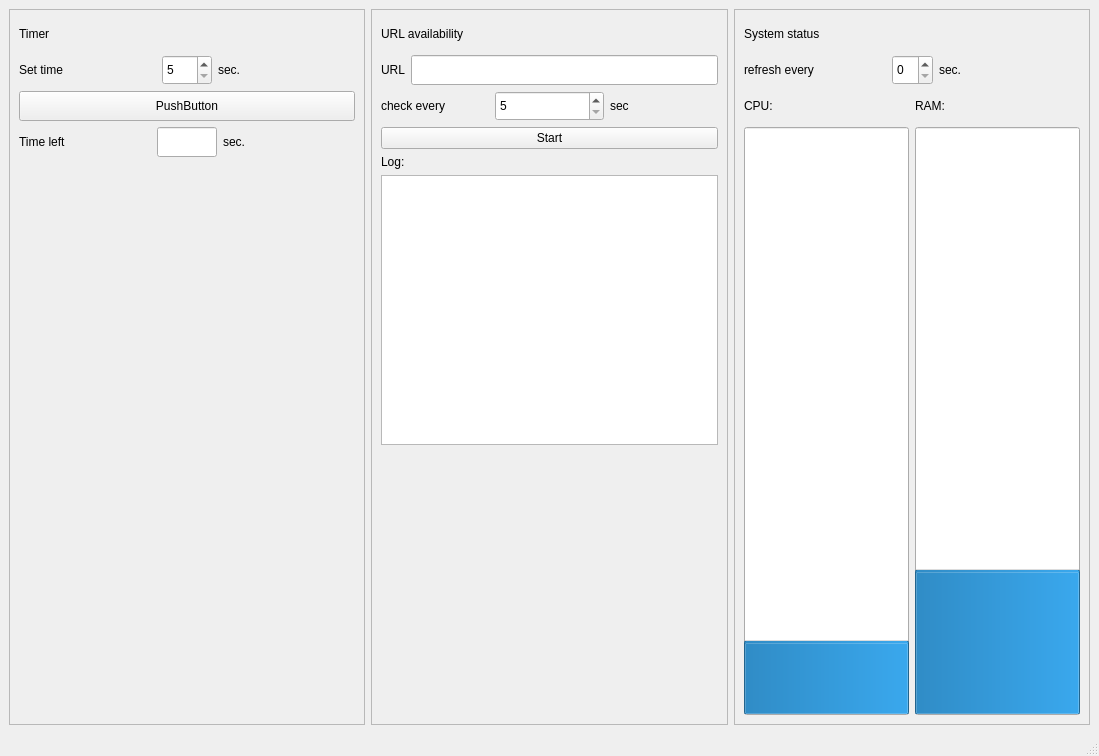
<?xml version="1.0" encoding="UTF-8"?>
<ui version="4.0">
 <class>MainWindow</class>
 <widget class="QMainWindow" name="MainWindow">
  <property name="geometry">
   <rect>
    <x>0</x>
    <y>0</y>
    <width>1099</width>
    <height>756</height>
   </rect>
  </property>
  <property name="windowTitle">
   <string>MainWindow</string>
  </property>
  <widget class="QWidget" name="centralwidget">
   <layout class="QHBoxLayout" name="horizontalLayout_2">
    <item>
     <layout class="QHBoxLayout" name="horizontalLayout">
      <item>
       <widget class="QFrame" name="frame">
        <property name="sizePolicy">
         <sizepolicy hsizetype="Expanding" vsizetype="Expanding">
          <horstretch>0</horstretch>
          <verstretch>0</verstretch>
         </sizepolicy>
        </property>
        <property name="frameShape">
         <enum>QFrame::StyledPanel</enum>
        </property>
        <property name="frameShadow">
         <enum>QFrame::Raised</enum>
        </property>
        <layout class="QVBoxLayout" name="verticalLayout">
         <item>
          <widget class="QLabel" name="timer">
           <property name="sizePolicy">
            <sizepolicy hsizetype="Expanding" vsizetype="Expanding">
             <horstretch>0</horstretch>
             <verstretch>0</verstretch>
            </sizepolicy>
           </property>
           <property name="maximumSize">
            <size>
             <width>16777215</width>
             <height>30</height>
            </size>
           </property>
           <property name="text">
            <string>Timer</string>
           </property>
          </widget>
         </item>
         <item>
          <layout class="QHBoxLayout" name="horizontalLayout_3">
           <item>
            <widget class="QLabel" name="set_time">
             <property name="sizePolicy">
              <sizepolicy hsizetype="Expanding" vsizetype="Expanding">
               <horstretch>0</horstretch>
               <verstretch>0</verstretch>
              </sizepolicy>
             </property>
             <property name="maximumSize">
              <size>
               <width>16777215</width>
               <height>30</height>
              </size>
             </property>
             <property name="text">
              <string>Set time</string>
             </property>
            </widget>
           </item>
           <item>
            <widget class="QSpinBox" name="set_time_spinBox">
             <property name="sizePolicy">
              <sizepolicy hsizetype="Expanding" vsizetype="Expanding">
               <horstretch>0</horstretch>
               <verstretch>0</verstretch>
              </sizepolicy>
             </property>
             <property name="maximumSize">
              <size>
               <width>50</width>
               <height>30</height>
              </size>
             </property>
             <property name="minimum">
              <number>5</number>
             </property>
            </widget>
           </item>
           <item>
            <widget class="QLabel" name="sec_1">
             <property name="sizePolicy">
              <sizepolicy hsizetype="Expanding" vsizetype="Expanding">
               <horstretch>0</horstretch>
               <verstretch>0</verstretch>
              </sizepolicy>
             </property>
             <property name="maximumSize">
              <size>
               <width>16777215</width>
               <height>30</height>
              </size>
             </property>
             <property name="text">
              <string>sec.</string>
             </property>
            </widget>
           </item>
          </layout>
         </item>
         <item>
          <widget class="QPushButton" name="start_pushButton">
           <property name="sizePolicy">
            <sizepolicy hsizetype="Expanding" vsizetype="Expanding">
             <horstretch>0</horstretch>
             <verstretch>0</verstretch>
            </sizepolicy>
           </property>
           <property name="maximumSize">
            <size>
             <width>4000</width>
             <height>30</height>
            </size>
           </property>
           <property name="text">
            <string>PushButton</string>
           </property>
          </widget>
         </item>
         <item>
          <layout class="QHBoxLayout" name="horizontalLayout_4">
           <item>
            <widget class="QLabel" name="time_left">
             <property name="sizePolicy">
              <sizepolicy hsizetype="Expanding" vsizetype="Expanding">
               <horstretch>0</horstretch>
               <verstretch>0</verstretch>
              </sizepolicy>
             </property>
             <property name="maximumSize">
              <size>
               <width>16777215</width>
               <height>30</height>
              </size>
             </property>
             <property name="text">
              <string>Time left</string>
             </property>
            </widget>
           </item>
           <item>
            <widget class="QLineEdit" name="time_left_lineEdit">
             <property name="sizePolicy">
              <sizepolicy hsizetype="Expanding" vsizetype="Expanding">
               <horstretch>0</horstretch>
               <verstretch>0</verstretch>
              </sizepolicy>
             </property>
             <property name="maximumSize">
              <size>
               <width>60</width>
               <height>30</height>
              </size>
             </property>
            </widget>
           </item>
           <item>
            <widget class="QLabel" name="sec_2">
             <property name="sizePolicy">
              <sizepolicy hsizetype="Expanding" vsizetype="Expanding">
               <horstretch>0</horstretch>
               <verstretch>0</verstretch>
              </sizepolicy>
             </property>
             <property name="maximumSize">
              <size>
               <width>16777215</width>
               <height>30</height>
              </size>
             </property>
             <property name="text">
              <string>sec.</string>
             </property>
            </widget>
           </item>
          </layout>
         </item>
         <item>
          <spacer name="verticalSpacer">
           <property name="orientation">
            <enum>Qt::Vertical</enum>
           </property>
           <property name="sizeHint" stdset="0">
            <size>
             <width>20</width>
             <height>428</height>
            </size>
           </property>
          </spacer>
         </item>
        </layout>
       </widget>
      </item>
      <item>
       <widget class="QFrame" name="frame_2">
        <property name="sizePolicy">
         <sizepolicy hsizetype="Expanding" vsizetype="Expanding">
          <horstretch>0</horstretch>
          <verstretch>0</verstretch>
         </sizepolicy>
        </property>
        <property name="frameShape">
         <enum>QFrame::StyledPanel</enum>
        </property>
        <property name="frameShadow">
         <enum>QFrame::Raised</enum>
        </property>
        <layout class="QVBoxLayout" name="verticalLayout_2">
         <item>
          <widget class="QLabel" name="availability">
           <property name="sizePolicy">
            <sizepolicy hsizetype="Expanding" vsizetype="Expanding">
             <horstretch>0</horstretch>
             <verstretch>0</verstretch>
            </sizepolicy>
           </property>
           <property name="maximumSize">
            <size>
             <width>16777215</width>
             <height>30</height>
            </size>
           </property>
           <property name="text">
            <string>URL availability</string>
           </property>
          </widget>
         </item>
         <item>
          <layout class="QHBoxLayout" name="horizontalLayout_5">
           <item>
            <widget class="QLabel" name="URL">
             <property name="sizePolicy">
              <sizepolicy hsizetype="Minimum" vsizetype="Expanding">
               <horstretch>0</horstretch>
               <verstretch>0</verstretch>
              </sizepolicy>
             </property>
             <property name="maximumSize">
              <size>
               <width>16777215</width>
               <height>30</height>
              </size>
             </property>
             <property name="text">
              <string>URL</string>
             </property>
            </widget>
           </item>
           <item>
            <widget class="QLineEdit" name="url_lineEdit">
             <property name="sizePolicy">
              <sizepolicy hsizetype="Expanding" vsizetype="Fixed">
               <horstretch>0</horstretch>
               <verstretch>0</verstretch>
              </sizepolicy>
             </property>
             <property name="maximumSize">
              <size>
               <width>16777215</width>
               <height>30</height>
              </size>
             </property>
            </widget>
           </item>
          </layout>
         </item>
         <item>
          <layout class="QHBoxLayout" name="horizontalLayout_6">
           <item>
            <widget class="QLabel" name="label_9">
             <property name="sizePolicy">
              <sizepolicy hsizetype="Expanding" vsizetype="Expanding">
               <horstretch>0</horstretch>
               <verstretch>0</verstretch>
              </sizepolicy>
             </property>
             <property name="maximumSize">
              <size>
               <width>16777215</width>
               <height>30</height>
              </size>
             </property>
             <property name="text">
              <string>check every</string>
             </property>
            </widget>
           </item>
           <item>
            <widget class="QSpinBox" name="check_spinBox_2">
             <property name="sizePolicy">
              <sizepolicy hsizetype="Expanding" vsizetype="Expanding">
               <horstretch>0</horstretch>
               <verstretch>0</verstretch>
              </sizepolicy>
             </property>
             <property name="maximumSize">
              <size>
               <width>16777215</width>
               <height>30</height>
              </size>
             </property>
             <property name="minimum">
              <number>5</number>
             </property>
            </widget>
           </item>
           <item>
            <widget class="QLabel" name="sec_3">
             <property name="sizePolicy">
              <sizepolicy hsizetype="Expanding" vsizetype="Expanding">
               <horstretch>0</horstretch>
               <verstretch>0</verstretch>
              </sizepolicy>
             </property>
             <property name="maximumSize">
              <size>
               <width>16777215</width>
               <height>30</height>
              </size>
             </property>
             <property name="text">
              <string>sec</string>
             </property>
            </widget>
           </item>
          </layout>
         </item>
         <item>
          <widget class="QPushButton" name="url_start_button">
           <property name="text">
            <string>Start</string>
           </property>
          </widget>
         </item>
         <item>
          <widget class="QLabel" name="label_10">
           <property name="text">
            <string>Log:</string>
           </property>
          </widget>
         </item>
         <item>
          <widget class="QPlainTextEdit" name="log_plainTextEdit"/>
         </item>
         <item>
          <spacer name="verticalSpacer_2">
           <property name="orientation">
            <enum>Qt::Vertical</enum>
           </property>
           <property name="sizeHint" stdset="0">
            <size>
             <width>20</width>
             <height>40</height>
            </size>
           </property>
          </spacer>
         </item>
        </layout>
       </widget>
      </item>
      <item>
       <widget class="QFrame" name="frame_3">
        <property name="sizePolicy">
         <sizepolicy hsizetype="Expanding" vsizetype="Expanding">
          <horstretch>0</horstretch>
          <verstretch>0</verstretch>
         </sizepolicy>
        </property>
        <property name="frameShape">
         <enum>QFrame::StyledPanel</enum>
        </property>
        <property name="frameShadow">
         <enum>QFrame::Raised</enum>
        </property>
        <layout class="QVBoxLayout" name="verticalLayout_3">
         <item>
          <widget class="QLabel" name="system_label">
           <property name="sizePolicy">
            <sizepolicy hsizetype="Expanding" vsizetype="Expanding">
             <horstretch>0</horstretch>
             <verstretch>0</verstretch>
            </sizepolicy>
           </property>
           <property name="maximumSize">
            <size>
             <width>16777215</width>
             <height>30</height>
            </size>
           </property>
           <property name="text">
            <string>System status</string>
           </property>
          </widget>
         </item>
         <item>
          <layout class="QHBoxLayout" name="horizontalLayout_7">
           <item>
            <widget class="QLabel" name="label_12">
             <property name="sizePolicy">
              <sizepolicy hsizetype="Expanding" vsizetype="Expanding">
               <horstretch>0</horstretch>
               <verstretch>0</verstretch>
              </sizepolicy>
             </property>
             <property name="maximumSize">
              <size>
               <width>16777215</width>
               <height>30</height>
              </size>
             </property>
             <property name="text">
              <string>refresh every</string>
             </property>
            </widget>
           </item>
           <item>
            <widget class="QSpinBox" name="refresh_spinBox">
             <property name="maximumSize">
              <size>
               <width>16777215</width>
               <height>30</height>
              </size>
             </property>
            </widget>
           </item>
           <item>
            <widget class="QLabel" name="sec_4">
             <property name="sizePolicy">
              <sizepolicy hsizetype="Expanding" vsizetype="Expanding">
               <horstretch>0</horstretch>
               <verstretch>0</verstretch>
              </sizepolicy>
             </property>
             <property name="maximumSize">
              <size>
               <width>16777215</width>
               <height>30</height>
              </size>
             </property>
             <property name="text">
              <string>sec.</string>
             </property>
            </widget>
           </item>
          </layout>
         </item>
         <item>
          <layout class="QHBoxLayout" name="horizontalLayout_8">
           <item>
            <layout class="QVBoxLayout" name="verticalLayout_4">
             <item>
              <widget class="QLabel" name="cpu_label">
               <property name="sizePolicy">
                <sizepolicy hsizetype="Expanding" vsizetype="Expanding">
                 <horstretch>0</horstretch>
                 <verstretch>0</verstretch>
                </sizepolicy>
               </property>
               <property name="maximumSize">
                <size>
                 <width>16777215</width>
                 <height>30</height>
                </size>
               </property>
               <property name="text">
                <string>CPU:</string>
               </property>
              </widget>
             </item>
             <item>
              <widget class="QProgressBar" name="cpu_progressBar">
               <property name="sizePolicy">
                <sizepolicy hsizetype="Preferred" vsizetype="Expanding">
                 <horstretch>0</horstretch>
                 <verstretch>0</verstretch>
                </sizepolicy>
               </property>
               <property name="layoutDirection">
                <enum>Qt::LeftToRight</enum>
               </property>
               <property name="value">
                <number>12</number>
               </property>
               <property name="textVisible">
                <bool>true</bool>
               </property>
               <property name="orientation">
                <enum>Qt::Vertical</enum>
               </property>
              </widget>
             </item>
            </layout>
           </item>
           <item>
            <layout class="QVBoxLayout" name="verticalLayout_5">
             <item>
              <widget class="QLabel" name="ram_label">
               <property name="sizePolicy">
                <sizepolicy hsizetype="Expanding" vsizetype="Expanding">
                 <horstretch>0</horstretch>
                 <verstretch>0</verstretch>
                </sizepolicy>
               </property>
               <property name="maximumSize">
                <size>
                 <width>16777215</width>
                 <height>30</height>
                </size>
               </property>
               <property name="text">
                <string>RAM:</string>
               </property>
              </widget>
             </item>
             <item>
              <widget class="QProgressBar" name="ram_progressBar">
               <property name="sizePolicy">
                <sizepolicy hsizetype="Preferred" vsizetype="Expanding">
                 <horstretch>0</horstretch>
                 <verstretch>0</verstretch>
                </sizepolicy>
               </property>
               <property name="value">
                <number>24</number>
               </property>
               <property name="textVisible">
                <bool>true</bool>
               </property>
               <property name="orientation">
                <enum>Qt::Vertical</enum>
               </property>
               <property name="invertedAppearance">
                <bool>false</bool>
               </property>
               <property name="textDirection">
                <enum>QProgressBar::BottomToTop</enum>
               </property>
              </widget>
             </item>
            </layout>
           </item>
          </layout>
         </item>
        </layout>
       </widget>
      </item>
     </layout>
    </item>
   </layout>
  </widget>
  <widget class="QMenuBar" name="menubar">
   <property name="geometry">
    <rect>
     <x>0</x>
     <y>0</y>
     <width>1099</width>
     <height>21</height>
    </rect>
   </property>
  </widget>
  <widget class="QStatusBar" name="statusbar"/>
 </widget>
 <resources/>
 <connections/>
</ui>
